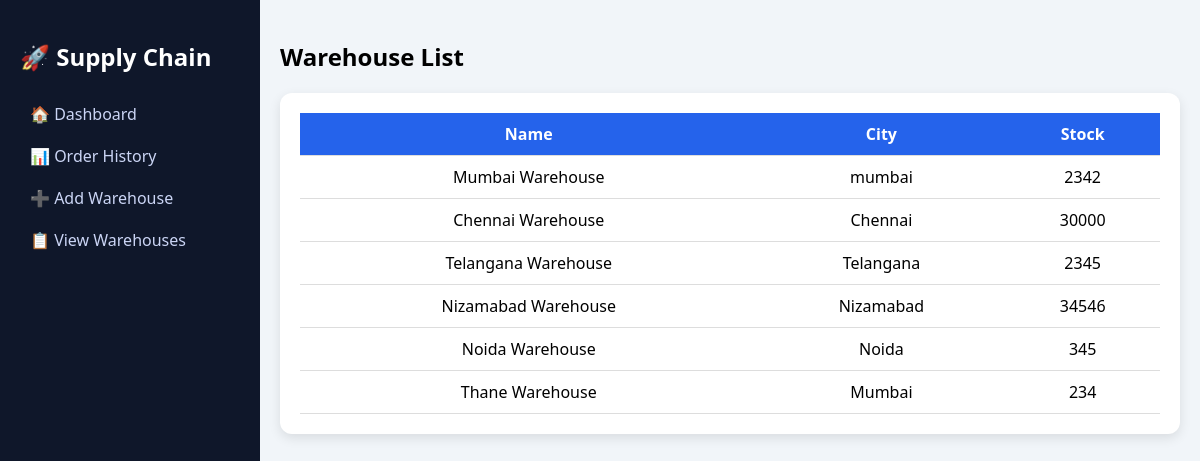
The app's page /warehouses with its own data.
### tables this page shows
CREATE TABLE warehouses (
    id INTEGER PRIMARY KEY AUTOINCREMENT,
    name TEXT,
    city TEXT,
    stock INTEGER
);

### app.py (the view)
@app.route('/warehouses')
def view_warehouses():
    conn = sqlite3.connect('database.db')
    data = conn.execute("SELECT * FROM warehouses").fetchall()
    conn.close()
    return render_template('warehouses.html', data=data)

### templates/warehouses.html (shortened to what this page needs)
<!DOCTYPE html>
<html>
<head><title>Warehouses</title></head>
<body>
    <div class="sidebar">
    <h2>🚀 Supply Chain</h2>
    <a href="/">🏠 Dashboard</a>
    <a href="/history">📊 Order History</a>
    <a href="/add_warehouse"">➕ Add Warehouse</a>
    <a href="/warehouses">📋 View Warehouses</a>
</div>
<div class="main">
<h2>Warehouse List</h2>
    <div class="card">
        <div class="table-container">
<table>
<tr>
    <th>Name</th>
    <th>City</th>
    <th>Stock</th>
</tr>
{% for w in data %}
<tr>
    <td>{{ w[1] }}</td>
    <td>{{ w[2] }}</td>
    <td>{{ w[3] }}</td>
</tr>
{% endfor %}
</table>
       </div>
    </div>
</div>
</body>
</html>

### templates/warehouses.html (style rules this page uses)
body { margin: 0; font-family: 'Segoe UI', sans-serif; display: flex; height: 100vh; overflow: hidden; background: #f1f5f9; }
.sidebar { width: 220px; background: #0f172a; color: white; padding: 20px; }
.sidebar h2 { margin-bottom: 20px; }
.sidebar a { display: block; color: #cbd5f5; padding: 10px; text-decoration: none; border-radius: 6px; }
.main { flex: 1; padding: 20px; overflow-y: auto; }
.card { background: white; padding: 20px; border-radius: 12px; box-shadow: 0px 4px 12px rgba(0,0,0,0.1); }
.table-container { max-height: 400px; overflow-y: auto; }
table { width: 100%; border-collapse: collapse; }
th, td { padding: 10px; text-align: center; border-bottom: 1px solid #ddd; }
th { background: #2563eb; color: white; position: sticky; top: 0; }

### records on screen
warehouses: name "Mumbai Warehouse", city "mumbai", stock "2342"
warehouses: name "Chennai Warehouse", city "Chennai", stock "30000"
warehouses: name "Telangana Warehouse", city "Telangana", stock "2345"
warehouses: name "Nizamabad Warehouse", city "Nizamabad", stock "34546"
warehouses: name "Noida Warehouse", city "Noida", stock "345"
warehouses: name "Thane Warehouse", city "Mumbai", stock "234"
